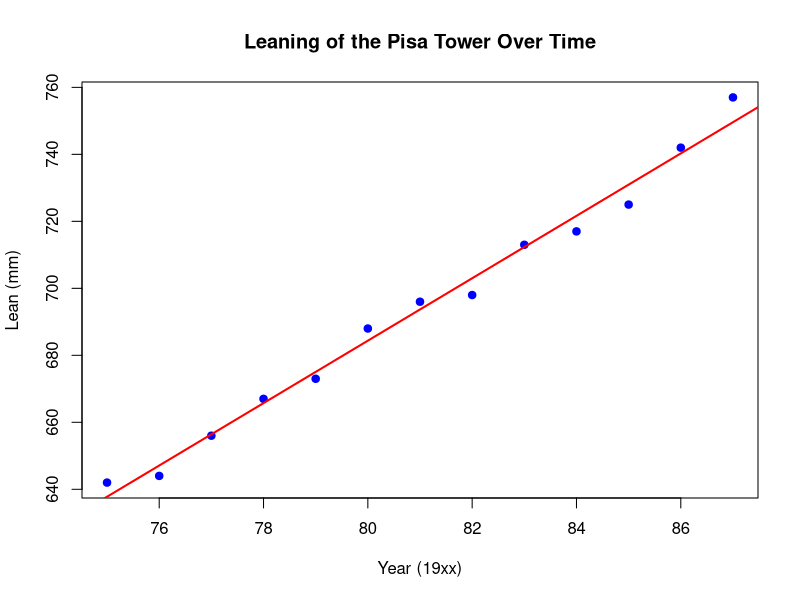
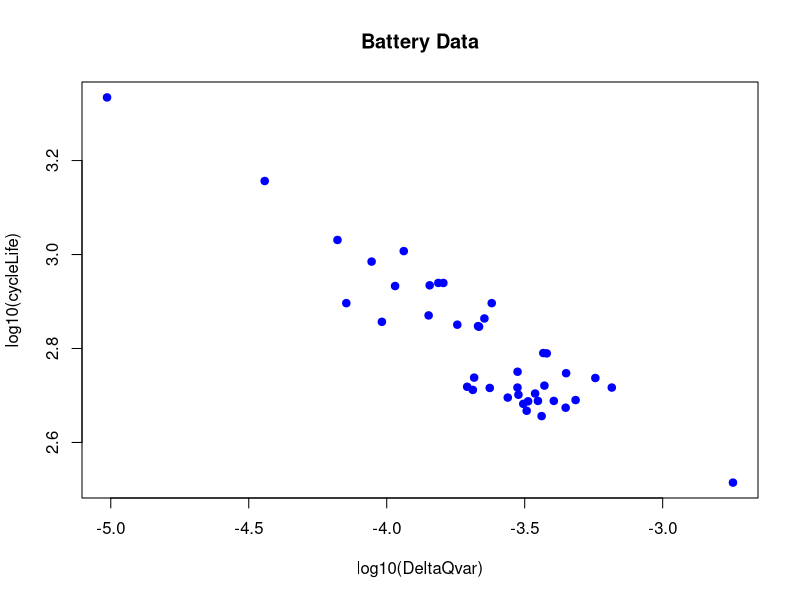
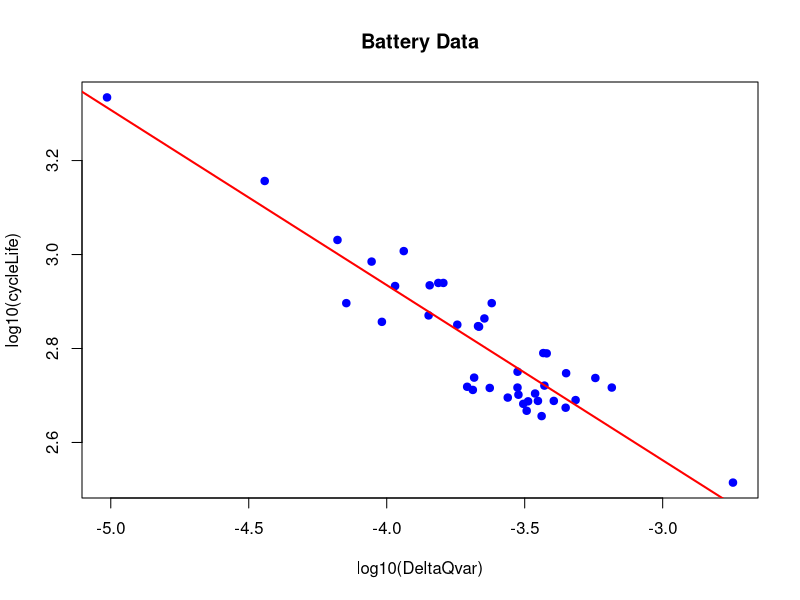

R code for these plots, in order:
## ---- chunk 1
#| include: false
knitr::opts_chunk$set(echo = FALSE, message = FALSE, warning = FALSE)
knitr::opts_chunk$set(echo = TRUE)
library(tidyr) #the pipe (%>%) tool is extremely useful
library(MASS)
## ---- chunk 2
# Pisa tower data
pisa <- data.frame(
  obs  = 1:13,
  year = 75:87,
  lean = c(642, 644, 656, 667, 673, 688, 
           696, 698, 713, 717, 725, 742, 757)
)

# Scatter plot with regression line
plot(pisa$year, pisa$lean,
     pch = 19, col = "blue",
     xlab = "Year (19xx)",
     ylab = "Lean (mm)",
     main = "Leaning of the Pisa Tower Over Time")

# Add regression line
fit <- lm(lean ~ year, data = pisa)
abline(fit, col = "red", lwd = 2)
## ---- chunk 3
battery=read.csv("../data/battery.csv")
#names(battery)
#draw scatter plot x=DeltaQvar, y=cycleLife with log10 scale
plot(log10(battery$DeltaQvar), log10(battery$cycleLife),
     pch=19, col="blue",
     xlab="log10(DeltaQvar)",
     ylab="log10(cycleLife)",
     main="Battery Data")
## ---- chunk 4
fit <- lm(log10(cycleLife) ~ log10(DeltaQvar), data = battery)
plot(log10(battery$DeltaQvar), log10(battery$cycleLife),
     pch=19, col="blue",
     xlab="log10(DeltaQvar)",
     ylab="log10(cycleLife)",
     main="Battery Data")
abline(fit, col="red", lwd=2)
## ---- chunk 5
    summary(fit)
## ---- chunk 6
n = nrow(battery)
sum_x = sum(log10(battery$DeltaQvar))
sum_y = sum(log10(battery$cycleLife))
sum_x2 = sum(log10(battery$DeltaQvar)^2)
sum_y2 = sum(log10(battery$cycleLife)^2)
sum_xy = sum(log10(battery$DeltaQvar)*log10(battery$cycleLife))
n; sum_x; sum_y; sum_x2; sum_y2; sum_xy
mean_x = sum_x/n
mean_y = sum_y/n
mean_x; mean_y
S_xx = sum_x2 - n*mean_x^2
S_yy = sum_y2 - n*mean_y^2
S_xy = sum_xy - n*mean_x*mean_y
S_xx; S_yy; S_xy
b1_hat = S_xy/S_xx
b0_hat = mean_y - b1_hat*mean_x
b1_hat; b0_hat
SSE = S_yy - b1_hat*S_xy
sigma2_hat = SSE/(n-2)
sigma2_hat
